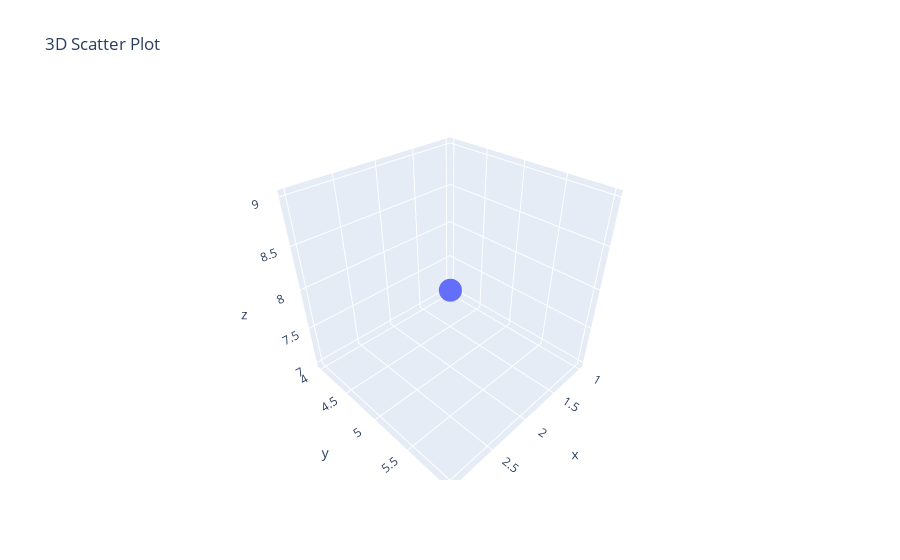

Notebook cell for this chart:
### Code cell
fig = go.Figure(data=[
    go.Scatter3d(x=[1, 2, 3], y=[4, 5, 6], z=[7, 8, 9], mode='markers')
])

fig.update_layout(title='3D Scatter Plot')
fig.show()

### Figure 1 — Plotly figure (JSON) as saved in the notebook; plotly's stock layout.template omitted (floating-point values rounded to 4 significant figures)
{"data": [{"mode": "markers", "type": "scatter3d", "x": [1, 2, 3], "y": [4, 5, 6], "z": [7, 8, 9]}], "layout": {"title": {"text": "3D Scatter Plot"}}}
